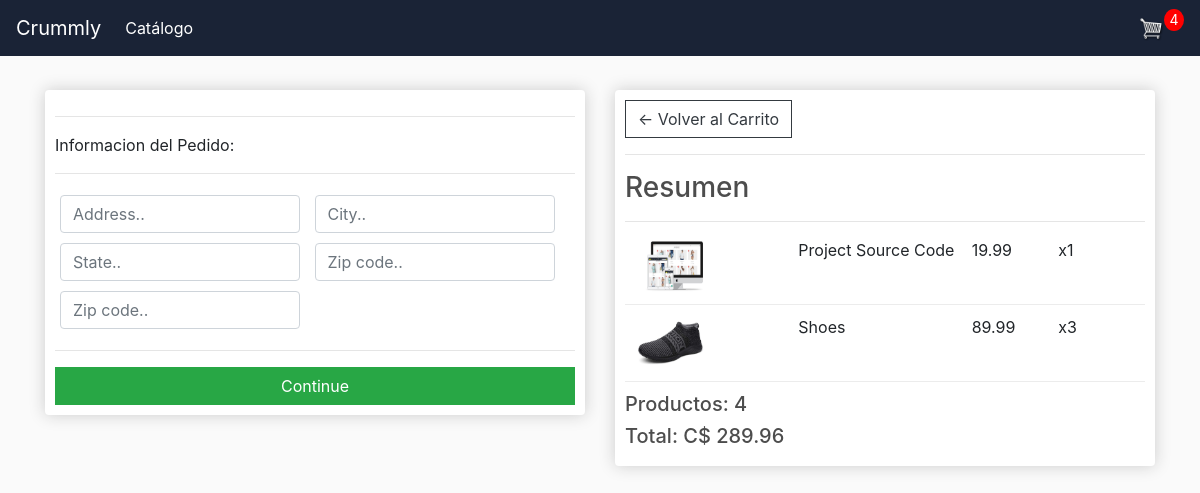
The page /checkout/ (signed in) on the database as committed earlier.
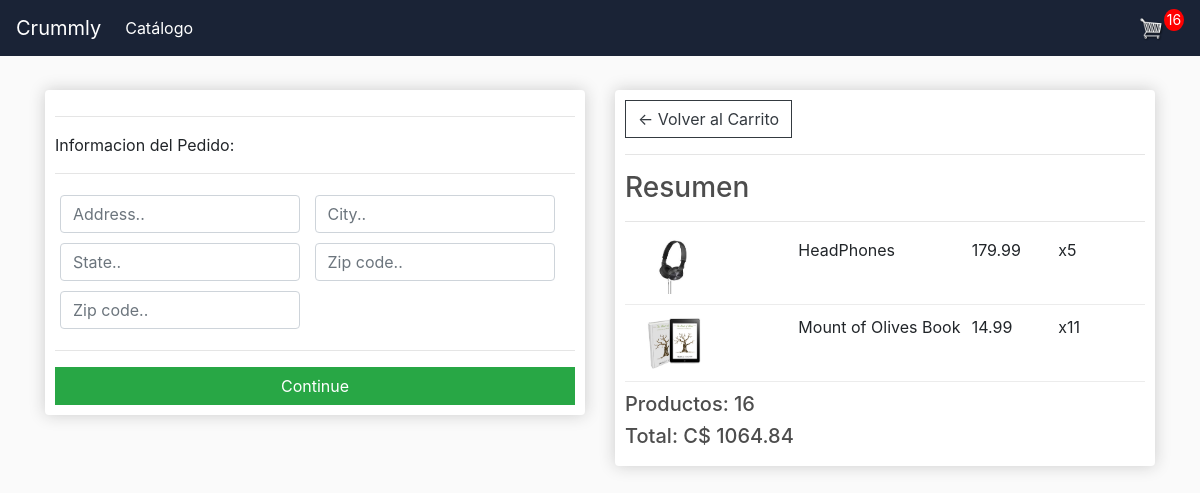
The same page on the database as committed later.
### store/models.py (models this page shows, shortened)
class OrderItem(models.Model):
    product = models.ForeignKey(Product, on_delete=models.SET_NULL, null=True, blank=True, verbose_name='Producto')
    order = models.ForeignKey(Order, on_delete=models.SET_NULL, null=True, blank=True, verbose_name='Orden')
    quantity = models.IntegerField(default=0, null=True, blank=True,verbose_name= 'Cantidad')
    date_added = models.DateTimeField(auto_now_add=True, verbose_name='Fecha de Pedido')
    class Meta:
        verbose_name = 'Orden de Producto'
        verbose_name_plural = 'Ordenes de Productos'
    @property
    def get_total(self):
        total = self.product.price * self.quantity
        return total

class Product(models.Model):
    name = models.CharField(max_length=100, null=True, verbose_name='Producto')
    price = models.FloatField(verbose_name='Precio')
    digital = models.BooleanField(default=False, null=True, blank=False)
    image = models.ImageField(null=True, blank=True, verbose_name='Imagen')
    class Meta:
        verbose_name = 'Producto'
        verbose_name_plural = 'Productos'
    @property
    def imageURL(self):
        try:
            url = self.image.url
        except:
            url = ''
        return url

class Order(models.Model):
    customer = models.ForeignKey(Customer, on_delete=models.SET_NULL, null=True, blank=True, verbose_name='Cliente')
    date_ordered = models.DateTimeField(auto_now_add=True, verbose_name='Fecha de Pedido')
    completed = models.BooleanField(default=False, null=True, blank=False, verbose_name='Completada')
    transaction_id = models.CharField(max_length=100, null=True)
    class Meta:
        verbose_name = 'Orden'
        verbose_name_plural = 'Ordenes'
    @property
    def shipping(self):
        shipping = False
        order_item = self.orderitem_set.all()
        for item in order_item:
            if not item.product.digital:
                shipping = True
        return shipping
    @property
    def get_cart_total(self):
        orderItem = self.orderitem_set.all()
        total = sum([item.get_total for item in orderItem])
        return total
    @property
    def get_cart_items(self):
        orderItems = self.orderitem_set.all()
        total = sum([item.quantity for item in orderItems])
        return total

### store/views.py (the view)
# urls.py: path('checkout/', views.checkout, name='checkout'),
def checkout(request):
    data = cartData(request)
    cartItems = data['cartItems']
    order = data['order']
    items = data['items']
    context = {'items': items, 'order': order, 'cartItems': cartItems}
    return render(request, 'store/checkout.html', context)

### store/utils.py (called while the page is built)
def cartData(request):
    if request.user.is_authenticated:
        customer = request.user.customer
        order, create = Order.objects.get_or_create(customer=customer, completed=False)
        items = order.orderitem_set.all()
        cartItems = order.get_cart_items
    else:
        cookieData = cookieCart(request)
        cartItems = cookieData['cartItems']
        order = cookieData['order']
        items = cookieData['items']
    return {'items': items, 'order': order, 'cartItems': cartItems}

### store/templates/store/checkout.html (shortened to what this page needs)
{% extends 'store/main.html' %}
{% load static %}
{% block content %}
    <div class="row">
        <div class="col-lg-6">
            <div class="box-element" id="form-wrapper">
                <form id="form">
                    <div id="shipping-info">
                        <hr>
                        <p>Informacion del Pedido:</p>
                        <hr>
                        <div class="form-field">
                            <input class="form-control" type="text" name="address" placeholder="Address..">
                        </div>
                        <div class="form-field">
                            <input class="form-control" type="text" name="city" placeholder="City..">
                        </div>
                        <div class="form-field">
                            <input class="form-control" type="text" name="state" placeholder="State..">
                        </div>
                        <div class="form-field">
                            <input class="form-control" type="text" name="zipcode" placeholder="Zip code..">
                        </div>
                        <div class="form-field">
                            <input class="form-control" type="text" name="country" placeholder="Zip code..">
                        </div>
                    </div>
                    <hr>
                    <input id="form-button" class="btn btn-success btn-block" type="submit" value="Continue">
                </form>
            </div>
            <br>
        </div>
        <div class="col-lg-6">
            <div class="box-element">
                <a class="btn btn-outline-dark" href="{% url 'cart' %}">&#x2190; Volver al Carrito</a>
                <hr>
                <h3>Resumen</h3>
                <hr>
                {% for item in items %}
                    <div class="cart-row">
                        <div style="flex:2"><img class="row-image" src="{{ item.product.imageURL }}"></div>
                        <div style="flex:2"><p>{{ item.product.name }}</p></div>
                        <div style="flex:1"><p>{{ item.product.price }}</p></div>
                        <div style="flex:1"><p>x{{ item.quantity }}</p></div>
                    </div>
                {% endfor %}
                <h5>Productos: {{ order.get_cart_items }}</h5>
                <h5>Total: C$ {{ order.get_cart_total|floatformat:2 }}</h5>
            </div>
        </div>
    </div>
{% endblock content %}

Rows that differ between the two databases and show on the page:
removed OrderItem: product.imageURL (picture), product.name "Project Source Code", product.price "19.99", quantity "1"
removed OrderItem: product.imageURL (picture), product.name "Shoes", product.price "89.99", quantity "3"
no longer on this page (row edited): Order: get_cart_items "4", get_cart_total "289.96"
added OrderItem: product.imageURL (picture), product.name "HeadPhones", product.price "179.99", quantity "5"
added OrderItem: product.imageURL (picture), product.name "Mount of Olives Book", product.price "14.99", quantity "11"
added Order: get_cart_items "16", get_cart_total "1064.84"
Other text that changed with them:
{{ cartItems }}: "4" → "16"
